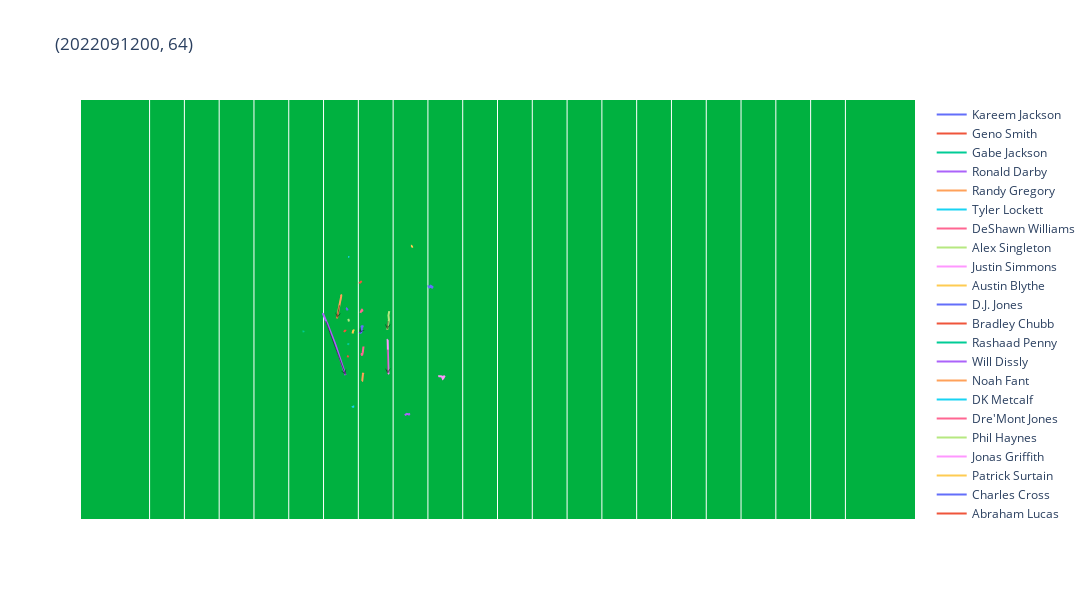

Source (notebook cell):
### Code cell
visualize_player_diff_vectors(TRACKING_WEEK_1, EX_PLAY[0], EX_PLAY[1], play_motion_frames[EX_PLAY][0][0], play_motion_frames[EX_PLAY][0][1]).show()
